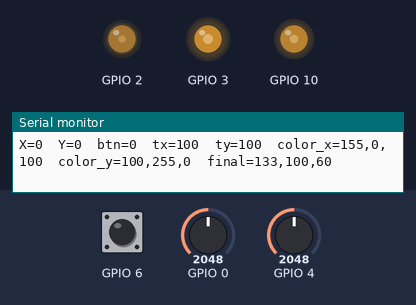
A program run on a simulated ESP32-C3. Shown: output pins drawn as LEDs (lit = HIGH), the last lines printed to the serial monitor. The inputs (shaded band) are chosen by the test bench; at power-on: GPIO 4 = 2048, GPIO 0 = 2048, GPIO 6 HIGH.

Above: at 1.2 s.
1.3 s: GPIO 4 set to 3603
At 1.6 s:
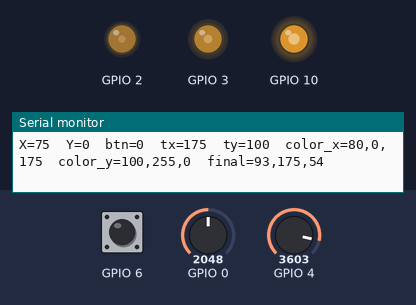
2.8 s: GPIO 0 set to 3603
At 3.9 s:
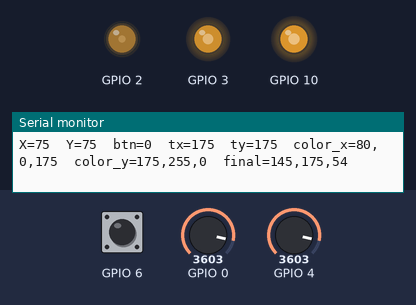
4.3 s: GPIO 6 pulled LOW for 0.15 s
At 4.41 s:
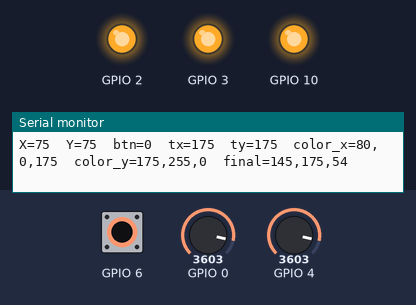
5.9 s: GPIO 4 set to 4095
At 7.0 s:
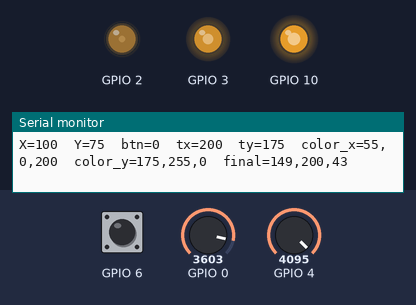
7.4 s: GPIO 0 set to 2866
At 8.2 s:
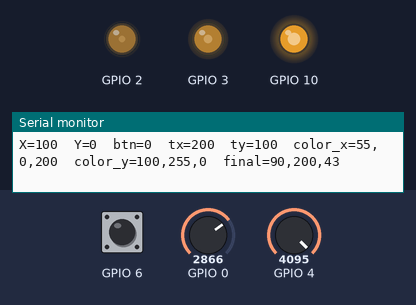
8.9 s: GPIO 0 set to 491
At 9.5 s:
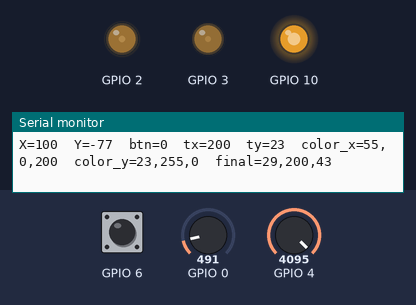
Timing chart, 0 to 11.4 s (numbered marks = the images above; inputs shaded):
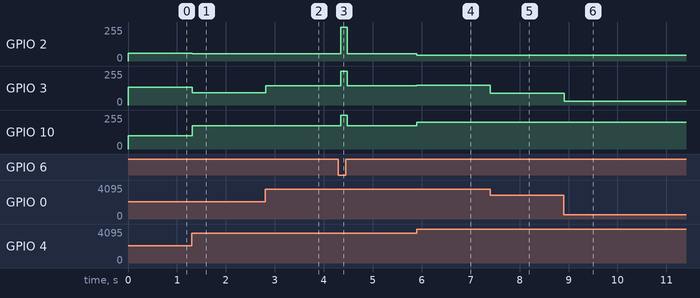

Measured:
- after the input at 1.3 s, GPIO 2: 60/255 → 54/255 at once; GPIO 3: 132/255 → 93/255 at once; GPIO 10: 100/255 → 174/255 at once
- after the input at 2.8 s, GPIO 3: 93/255 → 144/255 at once
- after the input at 4.3 s, GPIO 2: 54/255 → 255/255 at once, → 54/255 0.14 s later; GPIO 3: 144/255 → 255/255 at once, → 144/255 0.14 s later; GPIO 10: 174/255 → 255/255 at once, → 174/255 0.14 s later
- after the input at 5.9 s, GPIO 2: 54/255 → 43/255 at once; GPIO 3: 144/255 → 148/255 at once; GPIO 10: 174/255 → 199/255 at once
- after the input at 7.4 s, GPIO 3: 148/255 → 90/255 at once
- after the input at 8.9 s, GPIO 3: 90/255 → 29/255 at once

The program:

main.cpp
```cpp
#include <Arduino.h>
#include "joystick.h"
#include "rgb_led.h"
#include "color.h"

// ---------------------------------------------------------------------------
// Lesson 11 homework - 2D Color Mapping
//
// X axis: RED   -> BLUE
// Y axis: GREEN -> YELLOW
//
// final_color = lerp(color_x, color_y, t_x)
//
// Button: flash WHITE
//
// Wiring:
// Joystick: X=4, Y=0, Button=6
// RGB LED : R=3, G=10, B=2
//
// NOTE:
// This version assumes COMMON CATHODE RGB LED.
// ---------------------------------------------------------------------------

Joystick joy(4, 0, 6, 45);   // pin_x, pin_y, pin_btn, dead_zone
RgbLed   led(3, 10, 2);      // pin_r, pin_g, pin_b

void setup() {
    Serial.begin(115200);
    Serial.println("Lesson 11 homework - 2D color mapping started.");
}

void loop() {
    joy.update();

    int8_t x = joy.getX();   // -100 .. +100
    int8_t y = joy.getY();   // -100 .. +100

    // Homework mapping style: -100..+100 -> 0..200
    uint8_t t_x = static_cast<uint8_t>(x + 100);
    uint8_t t_y = static_cast<uint8_t>(y + 100);

    // Blend for X axis
    em_color color_x = lerp(em_color::RED, em_color::BLUE, t_x);

    // Blend for Y axis
    em_color color_y = lerp(em_color::GREEN, em_color::YELLOW, t_y);

    // Final blend between the two intermediate colors
    em_color final_color = lerp(color_x, color_y, t_x);

    if (joy.wasPressed()) {
        led.setColor(em_color::WHITE);
        delay(120);
    } else {
        led.setColor(final_color);
    }

    static uint32_t last_print = 0;
    if (millis() - last_print >= 200) {
        last_print = millis();

        Serial.print("X=");
        Serial.print(x);
        Serial.print("  Y=");
        Serial.print(y);
        Serial.print("  btn=");
        Serial.print(joy.isPressed() ? 1 : 0);

        Serial.print("  tx=");
        Serial.print(t_x);
        Serial.print("  ty=");
        Serial.print(t_y);

        Serial.print("  color_x=");
        Serial.print(color_x.r);
        Serial.print(",");
        Serial.print(color_x.g);
        Serial.print(",");
        Serial.print(color_x.b);

        Serial.print("  color_y=");
        Serial.print(color_y.r);
        Serial.print(",");
        Serial.print(color_y.g);
        Serial.print(",");
        Serial.print(color_y.b);

        Serial.print("  final=");
        Serial.print(final_color.r);
        Serial.print(",");
        Serial.print(final_color.g);
        Serial.print(",");
        Serial.println(final_color.b);
    }

    delay(20);
}
```

analog_pin.h
```cpp
#pragma once

#include <Arduino.h>
#include <stdint.h>

namespace drivers {

// ---------------------------------------------------------------------------
// AnalogPin - wraps a single ADC input pin.
// read() returns raw ADC value in range 0..4095.
// ---------------------------------------------------------------------------
class AnalogPin {
public:
    explicit AnalogPin(uint8_t pin);

    // Returns raw ADC value.
    uint16_t read() const;

    // Returns GPIO number associated with this ADC pin.
    uint8_t pin() const;

private:
    uint8_t _pin;
};

} // namespace drivers

// Alias so other modules can use AnalogPin directly
using drivers::AnalogPin;
```

button.h
```cpp
#pragma once

#include "digital_pin.h"
#include <stdint.h>

namespace drivers {

// ---------------------------------------------------------------------------
// Button - debounced digital input
//
// Active-low with internal pull-up:
//   released -> HIGH
//   pressed  -> LOW
//
// Call update() once per loop iteration.
// isPressed()  -> true while button is held down
// wasPressed() -> true once per new press event
// ---------------------------------------------------------------------------
class Button : public DigitalPin {
public:
    explicit Button(uint8_t pin, uint32_t debounce_ms = 20);

    // Update internal debounced state
    void update();

    // Current stable state
    bool isPressed() const;

    // Edge event: returns true once per press
    bool wasPressed();

private:
    uint32_t _debounce_ms;
    bool     _state;          // debounced stable state
    bool     _prev_state;     // last raw sampled state
    bool     _pressed_flag;   // latched on release->press transition
    uint32_t _last_change_ms; // timestamp of last raw change
};

} // namespace drivers

// Alias so other files can use Button directly if needed
using drivers::Button;
```

color.h
```cpp
#pragma once
#include <stdint.h>

namespace common {

// ---------------------------------------------------------------------------
// em_color - compact RGB color container
// Stores three 8-bit channels: r, g, b
// ---------------------------------------------------------------------------
struct em_color {
    uint8_t r;
    uint8_t g;
    uint8_t b;

    // Default: black
    em_color();

    // Explicit RGB constructor
    em_color(uint8_t red, uint8_t green, uint8_t blue);

    // Named colors
    static const em_color RED;
    static const em_color GREEN;
    static const em_color BLUE;
    static const em_color WHITE;
    static const em_color BLACK;
    static const em_color YELLOW;
    static const em_color CYAN;
    static const em_color MAGENTA;
};

// ---------------------------------------------------------------------------
// lerp - linear interpolation between colors
//
// t = 0   -> result == a
// t = 255 -> result == b
//
// Uses only integer math.
// ---------------------------------------------------------------------------
em_color lerp(em_color a, em_color b, uint8_t t);

} // namespace common

// Aliases so main.cpp can use em_color and lerp directly
using common::em_color;
using common::lerp;
```

digital_pin.h
```cpp
#pragma once

#include <Arduino.h>
#include <stdint.h>

namespace drivers {

// ---------------------------------------------------------------------------
// DigitalPin - base class for one GPIO configured with a fixed mode.
// Typical modes: INPUT, INPUT_PULLUP, OUTPUT
// ---------------------------------------------------------------------------
class DigitalPin {
public:
    DigitalPin(uint8_t pin, uint8_t mode);

    // Returns GPIO number
    uint8_t pin() const;

    // Returns configured pin mode
    uint8_t mode() const;

protected:
    uint8_t _pin;
    uint8_t _mode;
};

} // namespace drivers

// Alias so derived modules can use DigitalPin directly
using drivers::DigitalPin;
```

joystick.h
```cpp
#pragma once

#include "analog_pin.h"
#include "button.h"
#include <stdint.h>

namespace drivers {

// ---------------------------------------------------------------------------
// Joystick - reads two analog axes and one push button.
//
// Composition:
//   AnalogPin _x   - X axis potentiometer (ADC)
//   AnalogPin _y   - Y axis potentiometer (ADC)
//   Button    _btn - push button (active-low, debounced)
//
// Axis values are mapped from raw ADC (0-4095) to signed range -100..+100.
// A configurable dead zone suppresses jitter near the center position.
//
// Typical wiring (ESP32-C3):
//   VRx -> GPIO 4
//   VRy -> GPIO 5
//   SW  -> GPIO 6
// ---------------------------------------------------------------------------
class Joystick {
public:
    // pin_x      - GPIO for X axis ADC input
    // pin_y      - GPIO for Y axis ADC input
    // pin_btn    - GPIO for push button
    // dead_zone  - values in (-dead_zone .. +dead_zone) map to 0
    Joystick(uint8_t pin_x,
             uint8_t pin_y,
             uint8_t pin_btn,
             uint8_t dead_zone = 10);

    // Read both axes and update button state.
    // Must be called once per loop iteration.
    void update();

    // Returns X axis position in range -100..+100.
    int8_t getX() const;

    // Returns Y axis position in range -100..+100.
    int8_t getY() const;

    // Returns true while button is held down.
    bool isPressed() const;

    // Returns true once per press event.
    bool wasPressed();

private:
    AnalogPin _x;
    AnalogPin _y;
    Button    _btn;
    uint8_t   _dz;
    int8_t    _vx;
    int8_t    _vy;

    // Map raw ADC value (0-4095) to signed -100..+100 and apply dead zone.
    int8_t _mapAxis(uint16_t raw) const;
};

} // namespace drivers

// Alias so main.cpp can simply use: Joystick joy(...);
using drivers::Joystick;
```

pwm_pin.h
```cpp
#pragma once

#include <Arduino.h>
#include <stdint.h>

namespace drivers {

// ---------------------------------------------------------------------------
// PwmPin - single PWM output using ESP32 LEDC
//
// Supports both:
// - Arduino ESP32 Core 2.x  -> channel-based API
// - Arduino ESP32 Core 3.x  -> pin-based API
//
// Typical use:
//   PwmPin led_r(3, 0);
//   led_r.write(128);   // 50% duty with 8-bit resolution
// ---------------------------------------------------------------------------
class PwmPin {
public:
    PwmPin(uint8_t pin,
           uint8_t channel,
           uint32_t freq_hz = 5000,
           uint8_t resolution = 8);

    // Write PWM duty cycle
    // For 8-bit resolution: 0..255
    void write(uint32_t duty);

    uint8_t pin() const;
    uint8_t channel() const;
    uint32_t frequency() const;
    uint8_t resolution() const;

private:
    uint8_t  _pin;
    uint8_t  _channel;
    uint32_t _freq_hz;
    uint8_t  _resolution;
};

} // namespace drivers

// Alias so other files can use PwmPin directly
using drivers::PwmPin;
```

rgb_led.h
```cpp
#pragma once

#include "pwm_pin.h"
#include "color.h"
#include <stdint.h>

namespace drivers {

// ---------------------------------------------------------------------------
// RgbLed - controls a common-cathode RGB LED via three PWM channels.
//
// Active-high:
//   duty 0   = LED off
//   duty 255 = LED fully on
//
// Wiring used in this project:
//   Red   -> GPIO 3
//   Green -> GPIO 10
//   Blue  -> GPIO 2
// ---------------------------------------------------------------------------
class RgbLed {
public:
    RgbLed(uint8_t pin_r, uint8_t pin_g, uint8_t pin_b);

    // Set color from individual channel values (0..255 each)
    void setColor(uint8_t r, uint8_t g, uint8_t b);

    // Set color from em_color
    void setColor(const em_color& c);

    // Turn LED off
    void off();

private:
    PwmPin _r;
    PwmPin _g;
    PwmPin _b;
};

} // namespace drivers

// Alias so main.cpp can use RgbLed directly
using drivers::RgbLed;
```

analog_pin.cpp
```cpp
#include "analog_pin.h"

namespace drivers {

AnalogPin::AnalogPin(uint8_t pin)
    : _pin(pin)
{
    // On ESP32, analogRead() configures the ADC pin automatically.
    // No explicit pinMode() is required here.
}

uint16_t AnalogPin::read() const {
    return static_cast<uint16_t>(analogRead(_pin));
}

uint8_t AnalogPin::pin() const {
    return _pin;
}

} // namespace drivers
```

button.cpp
```cpp
#include "button.h"
#include <Arduino.h>

namespace drivers {

Button::Button(uint8_t pin, uint32_t debounce_ms)
    : DigitalPin(pin, INPUT_PULLUP),
      _debounce_ms(debounce_ms),
      _state(false),
      _prev_state(false),
      _pressed_flag(false),
      _last_change_ms(0)
{
}

void Button::update() {
    // Active-low:
    // LOW  -> pressed
    // HIGH -> released
    bool raw = (digitalRead(_pin) == LOW);

    // Raw input changed: restart debounce timer
    if (raw != _prev_state) {
        _last_change_ms = millis();
        _prev_state = raw;
    }

    // If stable long enough, accept new debounced state
    if ((millis() - _last_change_ms) >= _debounce_ms) {
        if (raw != _state) {
            // Detect new press event
            if (raw) {
                _pressed_flag = true;
            }
            _state = raw;
        }
    }
}

bool Button::isPressed() const {
    return _state;
}

bool Button::wasPressed() {
    if (_pressed_flag) {
        _pressed_flag = false;
        return true;
    }
    return false;
}

} // namespace drivers
```

color.cpp
```cpp
#include "color.h"

namespace common {

// ---------------------------------------------------------------------------
// Constructors
// ---------------------------------------------------------------------------

em_color::em_color()
    : r(0), g(0), b(0)
{
}

em_color::em_color(uint8_t red, uint8_t green, uint8_t blue)
    : r(red), g(green), b(blue)
{
}

// ---------------------------------------------------------------------------
// Named colors
// ---------------------------------------------------------------------------

const em_color em_color::RED     = em_color(255,   0,   0);
const em_color em_color::GREEN   = em_color(  0, 255,   0);
const em_color em_color::BLUE    = em_color(  0,   0, 255);
const em_color em_color::WHITE   = em_color(255, 255, 255);
const em_color em_color::BLACK   = em_color(  0,   0,   0);
const em_color em_color::YELLOW  = em_color(255, 255,   0);
const em_color em_color::CYAN    = em_color(  0, 255, 255);
const em_color em_color::MAGENTA = em_color(255,   0, 255);

// ---------------------------------------------------------------------------
// lerp - linear interpolation between two colors
//
// Per channel:
// result = (a * (255 - t) + b * t) / 255
//
// Intermediate arithmetic uses uint16_t to avoid overflow.
// ---------------------------------------------------------------------------

em_color lerp(em_color a, em_color b, uint8_t t) {
    uint16_t inv = static_cast<uint16_t>(255u - t);

    uint8_t red = static_cast<uint8_t>(
        (static_cast<uint16_t>(a.r) * inv + static_cast<uint16_t>(b.r) * t) / 255u
    );

    uint8_t green = static_cast<uint8_t>(
        (static_cast<uint16_t>(a.g) * inv + static_cast<uint16_t>(b.g) * t) / 255u
    );

    uint8_t blue = static_cast<uint8_t>(
        (static_cast<uint16_t>(a.b) * inv + static_cast<uint16_t>(b.b) * t) / 255u
    );

    return em_color(red, green, blue);
}

} // namespace common
```

digital_pin.cpp
```cpp
#include "digital_pin.h"

namespace drivers {

DigitalPin::DigitalPin(uint8_t pin, uint8_t mode)
    : _pin(pin),
      _mode(mode)
{
    pinMode(_pin, _mode);
}

uint8_t DigitalPin::pin() const {
    return _pin;
}

uint8_t DigitalPin::mode() const {
    return _mode;
}

} // namespace drivers
```

joystick.cpp
```cpp
#include "joystick.h"
#include <Arduino.h>

namespace drivers {

Joystick::Joystick(uint8_t pin_x,
                   uint8_t pin_y,
                   uint8_t pin_btn,
                   uint8_t dead_zone)
    : _x(pin_x),
      _y(pin_y),
      _btn(pin_btn),
      _dz(dead_zone),
      _vx(0),
      _vy(0)
{
}

void Joystick::update() {
    _vx = _mapAxis(_x.read());
    _vy = _mapAxis(_y.read());
    _btn.update();
}

int8_t Joystick::getX() const {
    return _vx;
}

int8_t Joystick::getY() const {
    return _vy;
}

bool Joystick::isPressed() const {
    return _btn.isPressed();
}

bool Joystick::wasPressed() {
    return _btn.wasPressed();
}

int8_t Joystick::_mapAxis(uint16_t raw) const {
    // Map raw ADC range 0..4095 to signed range -100..+100
    int16_t v = static_cast<int16_t>(map(raw, 0, 4095, -100, 100));

    // Dead zone around center to reduce jitter
    if (v > -static_cast<int16_t>(_dz) && v < static_cast<int16_t>(_dz)) {
        return 0;
    }

    return static_cast<int8_t>(v);
}

} // namespace drivers
```

pwm_pin.cpp
```cpp
#include "pwm_pin.h"

namespace drivers {

PwmPin::PwmPin(uint8_t pin,
               uint8_t channel,
               uint32_t freq_hz,
               uint8_t resolution)
    : _pin(pin),
      _channel(channel),
      _freq_hz(freq_hz),
      _resolution(resolution)
{
    // ESP32 Arduino Core 3.x API
    ledcAttach(_pin, _freq_hz, _resolution);
}

void PwmPin::write(uint32_t duty) {
    // ESP32 Arduino Core 3.x API
    ledcWrite(_pin, duty);
}

uint8_t PwmPin::pin() const {
    return _pin;
}

uint8_t PwmPin::channel() const {
    return _channel;
}

uint32_t PwmPin::frequency() const {
    return _freq_hz;
}

uint8_t PwmPin::resolution() const {
    return _resolution;
}

} // namespace drivers
```

rgb_led.cpp
```cpp
#include "rgb_led.h"

namespace drivers {

RgbLed::RgbLed(uint8_t pin_r, uint8_t pin_g, uint8_t pin_b)
    : _r(pin_r, 0),
      _g(pin_g, 1),
      _b(pin_b, 2)
{
}

void RgbLed::setColor(uint8_t r, uint8_t g, uint8_t b) {
    // Common-cathode: write PWM directly
    _r.write(r);
    _g.write(g);
    _b.write(b);
}

void RgbLed::setColor(const em_color& c) {
    setColor(c.r, c.g, c.b);
}

void RgbLed::off() {
    _r.write(0);
    _g.write(0);
    _b.write(0);
}

} // namespace drivers
```
